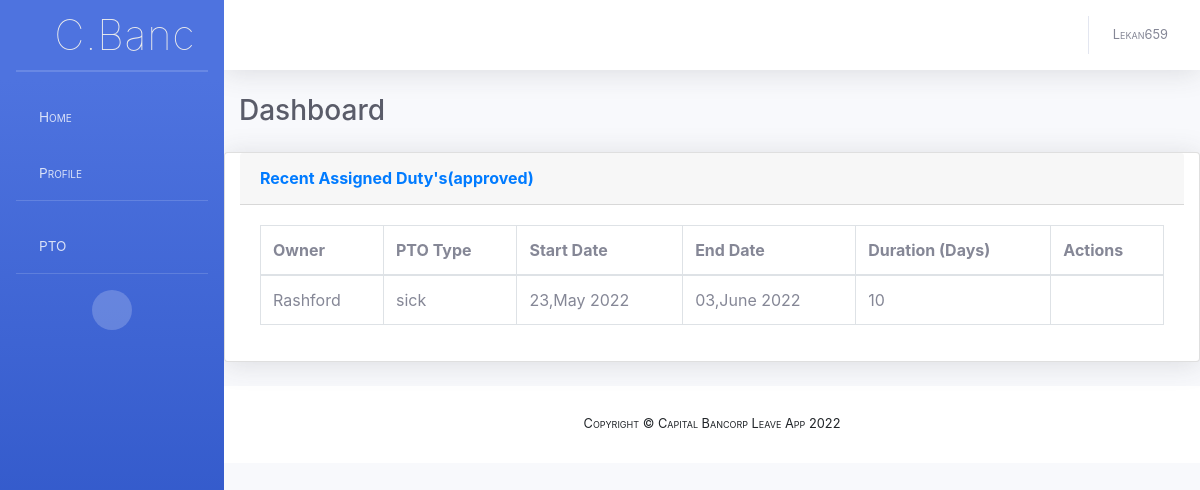
Screenshot of /dashboard/leaves/assign/approved/all/ (signed in) with the database file from the repository.
### leave/models.py (models this page shows, shortened)
class Leave(TimeStamp):
	id 					= models.UUIDField(primary_key=True, default=token, editable=False,unique=True)
	owner				= models.ForeignKey(Profile,on_delete=models.CASCADE,related_name='leaves')
	start_date 			= models.DateField(null=False,blank=False)
	end_date			= models.DateField(null=False,blank=False)
	leave_type  		= models.CharField(choices=LEAVE_TYPE,max_length=30,default=SICK,null=True,blank=False)
	reason 				= models.TextField(max_length=250,null=False,blank=False)
	duty				= models.TextField(max_length=600,null=False,blank=False)
	status				= models.CharField(max_length=15,default=PENDING)
	is_approved 		= models.BooleanField(default=False)
	approved_by 		= models.ForeignKey(User,on_delete=models.PROTECT,related_name='to_approve_leaves',null=True,blank=True)
	approved_on 		= models.DateTimeField(null=True,blank=True)
	approved_dept_head 	= models.BooleanField(default=False)
	dept_head 			= models.ForeignKey(User,on_delete=models.SET_NULL,null=True,blank=True)
	head_declined       = models.BooleanField(default=False)
	is_declined			= models.BooleanField(default=False)
	is_accepted 		= models.BooleanField(default=False)
	accepted_by 		= models.ForeignKey(User,on_delete=models.SET_NULL,null=True,blank=False,related_name='leaves_to')
	report_to			= models.CharField(max_length=250,blank=True,null=True)
	objects = LeaveManager()
	class Meta:
		verbose_name  		= 'Leave'
		verbose_name_plural = 'Leaves'
		ordering			= ['-created',]
	@property
	def pretty_start_date(self):
		return self.start_date.strftime("%d,%B %Y") if self.start_date else datetime.date.today()
	@property
	def pretty_end_date(self):
		return self.end_date.strftime("%d,%B %Y") if self.end_date else None
	def leave_days_count(self):
		return int(len(calculate_leave_duration_from_dates(self.start_date,self.end_date)))
	@property
	def leave_duration(self):
		return self.leave_days_count()

### account/models.py (models this page shows, shortened)
class Profile(models.Model):
	user 		= models.OneToOneField(to=settings.AUTH_USER_MODEL, on_delete=models.CASCADE,related_name='profile')
	first_name	= models.CharField(max_length=250,blank=True,null=True)
	last_name	= models.CharField(max_length=250,blank=True,null=True)
	email		= models.EmailField(max_length=250,blank=True,null=True)
	department  = models.CharField(max_length=250,null=True,blank=False)
	is_head     = models.BooleanField(default = False,null=True,blank=True)
	assign_days = models.PositiveSmallIntegerField(default=settings.DEFAULT_LEAVE_DAYS,blank=True,null=True)
	pic			= models.CharField(max_length=25,null=True,blank=True)
	created		= models.DateTimeField(auto_now_add=True,auto_now=False)
	updated 	= models.DateTimeField(auto_now_add=False,auto_now=True)
	@property
	def get_full_name(self):
		if self.first_name and self.last_name:
			return ("{0} {1}".format(self.first_name,self.last_name))
		return ("{0}".format(self.user.username))

### leave/views.py (the view)
# urls.py: path('leaves/assign/approved/all/',views.assigned_duty_leaves,name='assign_duty_leaves'),
@login_required
def assigned_duty_leaves(request):
	data = dict()
	if not request.user.is_active:
		return redirect(settings.LOGIN_URL)
	if request.user.is_superuser and request.user.is_authenticated:
		return redirect('{0}?next={1}'.format(settings.LOGIN_URL, request.path))
	else:
		user = request.user
		assigned_leaves = Leave.objects.approved().filter(accepted_by = user)
		data['assigned_leaves'] = assigned_leaves
	return render(request,'dashboard/duty_assigned.html',data)

### core/context_processor.py (called while the page is built)
def current_year(request):
	now = datetime.date.today()
	return {"current_year":now.year}

### leave/managers.py (called while the page is built)
	def approved(self):
		return self.filter(Q(is_approved = True) & Q(approved_on__isnull=False) & Q(status = APPROVED) & Q(is_accepted = True) & Q(approved_dept_head = True))

	def get_queryset(self):
		return LeaveQuerySet(self.model,using=self._db) #important

	def approved(self):
		return self.get_queryset().approved()

### leave/utils.py (called while the page is built)
def calculate_leave_duration_from_dates(sd,ed,exclude = settings.WEEKDAY_LIST):
	if sd and ed:
		dates = list()
		while sd <= ed:
			if not sd.isoweekday() in settings.WEEKDAY_LIST:
				dates.append(sd)
			sd += datetime.timedelta(days = 1)
		return dates
	return

### templates/dashboard/duty_assigned.html (shortened to what this page needs)
{% extends 'dashboard/base.html' %}
{% load static %}
{% load crispy_forms_tags %}
{% load humanize %}
{% block card %}
<div class="card shadow mb-4  col-lg-12 col-xl-12 col-md-12">
	<div class="card-header py-3">
		<h6 class="m-0 font-weight-bold text-primary">Recent Assigned Duty's(approved)</h6>
	</div>
	<div class="card-body">
		<div class="table-responsive">
				{% if assigned_leaves %}
					<table class="table table-bordered" id="dataTable" width="100%" cellspacing="0">
					  <thead>
					    <tr>
					      <th scope="col">Owner</th>
					      <th scope="col">PTO Type</th>
					      <th scope="col">Start Date</th>
					      <th scope="col">End Date</th>
					      <th scope="col">Duration (Days)</th>
					      <th scope="col">Actions</th>
					    </tr>
					  </thead>
					  <tbody>
						  	{% for assigned_leave in assigned_leaves %}
							    <tr>
							      <td>{{ assigned_leave.owner.get_full_name|capfirst}}</td>
							      <td>{{ assigned_leave.leave_type }}</td>
							      <td>{{ assigned_leave.pretty_start_date }}</td>
							      <td>{{ assigned_leave.pretty_end_date }}</td>
							      <td>{{ assigned_leave.leave_duration}}</td>
							      <td><a href="#" title="view assigned leave"><i class="fa fa-eye"></i></a></td>
							    </tr>
						    {% endfor %}
					  </tbody>
					</table>
				{% else %}
					<p>You have not been assigned to any PTO duties.</p>
				{% endif %}
		</div>
	</div>
</div>
{% endblock %}

### templates/dashboard/base.html (shortened to what this page needs)
{% load static %}
{% load humanize %}
<!DOCTYPE html>
<html lang="en">
<head>
   <link rel="stylesheet" type="text/css" href="{% static 'css/sb-admin-2.min.css' %}">
   <link rel="stylesheet" type="text/css" href="{% static 'css/site.css' %}">
   <link rel="stylesheet" type="text/css" href="{% static 'css/fontawesome-free/css/all.min.css'%}">
   <link href="https://unpkg.com/gijgo@1.9.13/css/gijgo.min.css" rel="stylesheet" type="text/css" />
   <link rel="stylesheet" href="https://maxcdn.bootstrapcdn.com/bootstrap/4.0.0/css/bootstrap.min.css">
</head>
<body id="page-top">
  <div id="wrapper">
    <ul class="navbar-nav bg-gradient-primary overide-bg sidebar sidebar-dark accordion" id="accordionSidebar">
      <a class="sidebar-brand d-flex align-items-center justify-content-center" href="{% url 'leave:dashboard' %}" style=" font-size: 2.6rem;
        font-weight: 100;
        color: #ececec;
        -webkit-font-smoothing: auto;
        text-transform: none !important;">
      <div class="sidebar-brand-icon rotate-n-15">
          <i class="fas fa-laugh-wink"></i>
        </div>
        <div class="sidebar-brand-text mx-3">
          <span style="font-weight: 100 !important;
         font-variant: none !important;">C.Banc</span>
          </div>
      </a>
      <hr class="sidebar-divider my-0">
      <hr class="sidebar-divider">
      <li class="nav-item">
        <a class="nav-link collapsed" href="{% url 'leave:dashboard' %}" data-toggle="" data-target="" aria-expanded="true" aria-controls="">
          <i class="fa fa-home" style="font-size: 1.167em"></i>
          <span>Home</span>
        </a>
      </li>
      <li class="nav-item">
        <a class="nav-link collapsed" href="#" data-toggle="collapse" data-target="#collapseTwo" aria-expanded="true" aria-controls="collapseTwo">
          <i class="fa fa-user" style="font-size: 1.167em"></i>
          <span>Profile</span>
        </a>
      </li>
      <hr class="sidebar-divider">
      <li class="nav-item">
        <a class="nav-link collapsed" href="#" data-toggle="collapse" data-target="#collapsePages" aria-expanded="true" aria-controls="collapsePages">
          <i class="fa fa-calendar" style="font-size: 1.167em"></i>
          <span>{%if request.user.is_superuser %}Staff{% endif %} PTO</span>
        </a>
      </li>
      <hr class="sidebar-divider d-none d-md-block">
      <div class="text-center d-none d-md-inline">
        <button class="rounded-circle border-0" id="sidebarToggle"></button>
      </div>
    </ul>
    <div id="content-wrapper" class="d-flex flex-column">
      <div id="content">
        <nav class="navbar navbar-expand navbar-light bg-white topbar mb-4 static-top shadow">
          <ul class="navbar-nav ml-auto">
            <li class="nav-item dropdown no-arrow">
              <a class="nav-link dropdown-toggle" href="#" id="userDropdown" role="button" data-toggle="dropdown" aria-haspopup="true" aria-expanded="false">
                <span class="mr-2 d-none d-lg-inline text-gray-600 small">{% if request.user.is_authenticated %}{{ request.user.username|capfirst }}{% endif %}</span>
              </a>
            </li>
          </ul>
        </nav>
        <div class="container-fluid">
          <div class="d-sm-flex align-items-center justify-content-between mb-4">
            <h1 class="h3 mb-0 text-gray-800">Dashboard</h1>
          </div>
          <div class="row">
            {% block card %}
            {% endblock %}
        </div>
      </div>
      <footer class="sticky-footer bg-white">
        <div class="container my-auto">
          <div class="copyright text-center my-auto">
            <span>Copyright &copy; Capital Bancorp Leave App {{current_year}}</span>
          </div>
        </div>
      </footer>
    </div>
  </div>
</body>
</html>

### templates/dashboard/base.html (style rules this page uses)
p,span { font-variant: petite-caps; font-weight: 400; }

### rows the page displays
Leave: owner.get_full_name "Rashford", leave_type "sick", pretty_start_date "23,May 2022", pretty_end_date "03,June 2022", leave_duration "10"

### other values shown
{{ request.user.username|capfirst }} "Lekan659"
